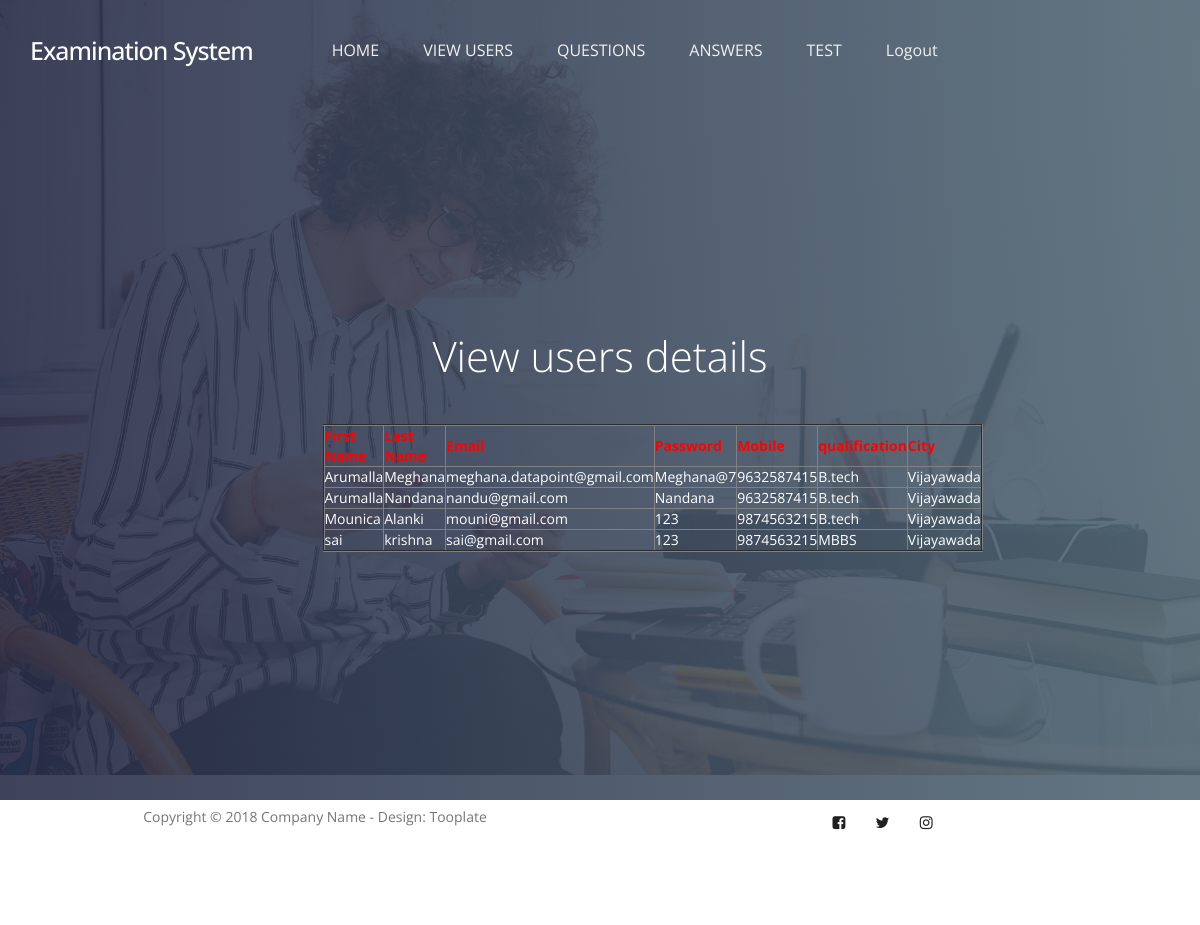
The page /usersdata/ on the database its author committed.
### user/models.py (models this page shows, shortened)
class user(models.Model):
    firstname = models.CharField(max_length=50)
    lastname = models.CharField(max_length=50)
    email = models.EmailField()
    passwd = models.CharField(max_length=40)
    mobileno = models.CharField(max_length=50, default="", editable=True)
    qualification = models.CharField(max_length=40)
    city = models.CharField(max_length=50)
    status = models.CharField(max_length=40,default="", editable=True)
    class Meta:
        db_table='userregister'

### examination/views.py (the view)
# urls.py: path('usersdata/', examination.usersdata, name='usersdata'),
def usersdata(request):
    object = user.objects.all()
    return render(request,"examination/userdata.html",{"object":object})

### assets/templates/examination/userdata.html
{% extends 'examinationbase.html' %}
{% load static %}
{% block contents %}
<section id="home" data-stellar-background-ratio="0.5">
          <div class="overlay"></div>
          <div class="container">
               <div class="row">
                    <div class="col-md-offset-3 col-md-6 col-sm-12">
                         <div class="home-info">
                              <h1 style="color:white">View users details </h1>
                            <center><table border="2px solid blue" align="center">
                                  <tr><th style="color:red">First Name</th>
                                    <th style="color:red">Last Name</th>
                                    <th style="color:red">Email</th>
                                    <th style="color:red">Password</th>
                                    <th style="color:red">Mobile</th>
                                    <th style="color:red">qualification</th>
                                    <th style="color:red">City</th>
                                  </tr>
                              {% for x in object %}
                                  <tr style="color:white">
                                    <td>{{x.firstname}}</td>
                                    <td>{{x.lastname}}</td>
                                    <td>{{x.email}}</td>
                                    <td>{{x.passwd}}</td>
                                    <td>{{x.mobileno}}</td>
                                    <td>{{x.qualification}}</td>
                                    <td>{{x.city}}</td>
                                     </tr>
                                    {% endfor %}
                            </table></center>
                         </div>
                    </div>
               </div>
          </div>
     </section>
{% endblock %}

### assets/templates/examinationbase.html (shortened to what this page needs)
{% load static %}
<!DOCTYPE html>
<html lang="en">
<head>
     <link rel="stylesheet" href="{% static 'css/bootstrap.min.css' %}">
     <link rel="stylesheet" href="{% static 'css/owl.carousel.css' %}">
     <link rel="stylesheet" href="{% static 'css/owl.theme.default.min.css' %}">
     <link rel="stylesheet" href="{% static 'css/font-awesome.min.css' %}">
     <link rel="stylesheet" href="{% static 'css/tooplate-style.css' %}">
</head>
<body>
     <section class="navbar custom-navbar navbar-fixed-top" role="navigation">
          <div class="container">
               <div class="navbar-header">
                    <a href="{% url 'index' %}" class="navbar-brand">Examination System </a>
               </div>
               <div class="collapse navbar-collapse">
                    <ul class="nav navbar-nav">
                         <li><a href="{% url 'index' %}" class="smoothScroll">HOME</a></li>
                         <li><a href="{% url 'usersdata' %}" class="smoothScroll">VIEW USERS</a></li>
                         <li><a href="{% url 'examquestions' %}" class="smoothScroll">QUESTIONS</a></li>
                         <li><a href="{% url 'qanswers' %}" class="smoothScroll">ANSWERS</a></li>
                         <li><a href="{% url 'userresult' %}" class="smoothScroll">TEST</a></li>
                         <li><a href="{% url 'adminlogin' %}"s class="smoothScroll">Logout</a></li>
                    </ul>
               </div>
          </div>
     </section>
{% block contents %}{% endblock %}
     <footer id="footer" data-stellar-background-ratio="0.5">
          <div class="container">
               <div class="row">
                    <div class="copyright-text col-md-12 col-sm-12">
                         <div class="col-md-6 col-sm-6">
                              <p>Copyright &copy; 2018 Company Name - Design: Tooplate</p>
                         </div>
                         <div class="col-md-6 col-sm-6">
                              <ul class="social-icon">
                                   <li><a href="#" class="fa fa-facebook-square" attr="facebook icon"></a></li>
                                   <li><a href="#" class="fa fa-twitter"></a></li>
                                   <li><a href="#" class="fa fa-instagram"></a></li>
                              </ul>
                         </div>
                    </div>
               </div>
          </div>
     </footer>
</body>
</html>

### assets/static/css/tooplate-style.css (style rules this page uses)
body { font-family: 'Open Sans', sans-serif; overflow-x: hidden; background: #f9f9f9; }
h1,h2,h3,h4,h5,h6 { font-weight: 300; line-height: normal; }
h1 { font-size: 3em; }
p { color: #757575; font-size: 14px; font-weight: normal; line-height: 24px; }
html { -webkit-font-smoothing: antialiased; }
a { color: #202020; text-decoration: none !important; }
a, input, button, .form-control { -webkit-transition: 0.5s; transition: 0.5s; }
section { position: relative; padding: 100px 0; }
#contact, footer { background: #ffffff; text-align: center; }
.overlay { background: #536976; background: -webkit-linear-gradient(to right, #292E49, #536976); background: linear-gradient(to right, #292E49, #536976); opacity: 0.9; position: absolute; top: 0; right: 0; bottom: 0; left: 0; width: 100%; height: 100%; }
.custom-navbar { border: none; margin-bottom: 0; padding: 25px 0; }
.custom-navbar .navbar-brand { color: #ffffff; font-size: 25px; font-weight: 500; letter-spacing: -1px; }
.custom-navbar .navbar-nav { margin-left: 6em; }
.custom-navbar .nav li a { font-size: 16px; font-weight: normal; color: #f0f0f0; padding-right: 22px; padding-left: 22px; }
@media (min-width:768px) { .custom-navbar { border-bottom: 0; background: 0 0; } }
#home { background: url('../images/home-bg.jpg') no-repeat center center; background-size: cover; vertical-align: middle; display: -webkit-box; display: -webkit-flex; display: -ms-flexbox; display: flex; -webkit-box-align: center; -webkit-align-items: center; -ms-flex-align: center; align-items: center; min-height: 100vh; position: relative; padding-top: 12em; text-align: center; }
#home h1 { color: #ffffff; margin-top: 10px; margin-bottom: 40px; }
.home-info { margin-top: 7em; }
footer { padding-bottom: 80px; }
.copyright-text p { margin: 5px; }
.social-icon { position: relative; padding: 0; margin: 0; }
.social-icon li { display: inline-block; list-style: none; }
.social-icon li a { border-radius: 50px; color: #202020; font-size: 15px; width: 35px; height: 35px; line-height: 35px; text-decoration: none; text-align: center; position: relative; margin: 5px 5px 5px 0; }
@media only screen and (max-width: 1200px) { .custom-navbar .navbar-nav { margin-left: 3em; } }
@media only screen and (max-width: 1200px) { .home-info { margin-top: 0; } }

### rows shown on the page
user: firstname "Arumalla", lastname "Meghana", email "meghana.datapoint@gmail.com", passwd "Meghana@7", mobileno "9632587415", qualification "B.tech", city "Vijayawada"
user: firstname "Arumalla", lastname "Nandana", email "nandu@gmail.com", passwd "Nandana", mobileno "9632587415", qualification "B.tech", city "Vijayawada"
user: firstname "Mounica", lastname "Alanki", email "mouni@gmail.com", passwd "123", mobileno "9874563215", qualification "B.tech", city "Vijayawada"
user: firstname "sai", lastname "krishna", email "sai@gmail.com", passwd "123", mobileno "9874563215", qualification "MBBS", city "Vijayawada"
